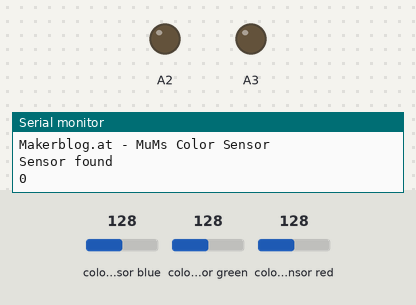
The sketch below on a simulated Arduino Uno, built with avr-gcc and run on an emulated ATmega328P. Parts: output pins drawn as LEDs (lit = HIGH), the last lines printed to the serial monitor. Inputs (shaded band) come from the test bench; at power-on: colour sensor blue 128, colour sensor red 128, colour sensor green 128.

Above: at 1.2 s.
1.3 s: colour sensor blue set to 131
At 2.0 s:
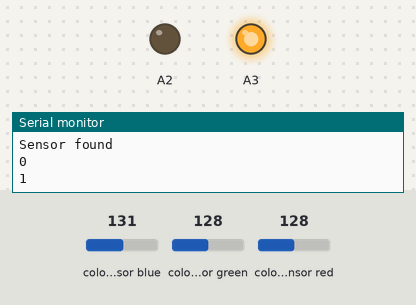
2.8 s: colour sensor red set to 135
At 3.6 s:
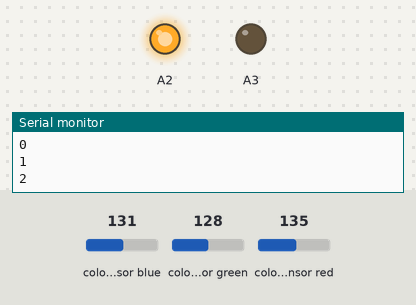
4.3 s: colour sensor blue set to 140
At 5.3 s:
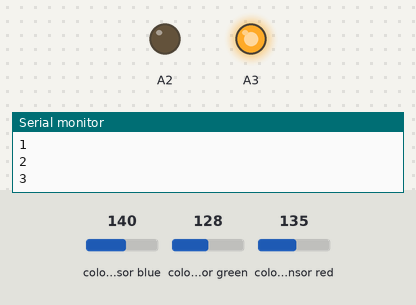
5.8 s: colour sensor blue set to 5
At 7.1 s:
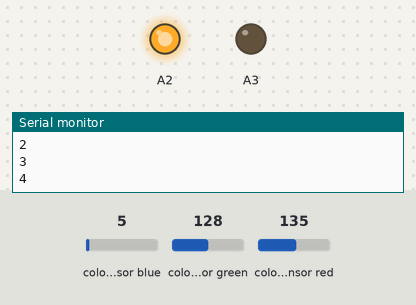
Timing chart, 0 to 8.3 s (numbered marks = the images above; inputs shaded):
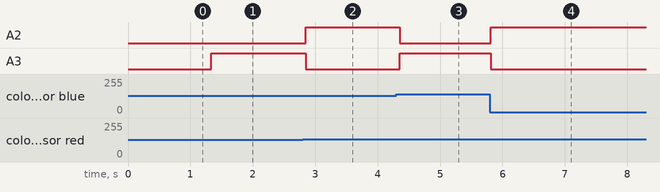

Measured:
- the behaviour switches between 128 and 129 on colour sensor blue (found by bisection; images 0 and 1)
- the behaviour switches between 131 and 132 on colour sensor red (found by bisection; images 1 and 2)
- the behaviour switches between 135 and 136 on colour sensor blue (found by bisection; images 2 and 3)
- after the input at 1.3 s, A3: LOW → HIGH at once
- after the input at 2.8 s, A2: LOW → HIGH at once; A3: HIGH → LOW at once
- after the input at 4.3 s, A2: HIGH → LOW after 0.06 s; A3: LOW → HIGH after 0.06 s
- after the input at 5.8 s, A2: LOW → HIGH at once; A3: HIGH → LOW at once

The sketch:

color_sensor_code.ino
```cpp
// Include libraries

#include <Wire.h>
#include <Adafruit_TCS34725.h>


// Initialize Color Sensor object
// See parameters: https://learn.adafruit.com/adafruit-color-sensors/program-it
Adafruit_TCS34725 tcs = Adafruit_TCS34725(TCS34725_INTEGRATIONTIME_2_4MS, TCS34725_GAIN_60X);


char col, currentCol, prevCol = 'g';
int colCount = -1;

// setup() is executed once when the Arduino starts
void setup() {

  pinMode(A2, OUTPUT);
  pinMode(A3, OUTPUT);

  // Serial communication to output the value in the serial monitor
  Serial.begin(9600);
  Serial.println("Makerblog.at - MuMs Color Sensor");

  // Check whether Color Sensor also reports back
  if (tcs.begin()) {
    // Everything OK
    Serial.println("Sensor found");
  } else {
    // No sensor found. Freeze program at this point
    Serial.println("TCS34725 not found... process stopped!");
    while (1)
      ;  // Stop!
  }
}

// loop() repeats as long as the Arduino is running
void loop() {

  // The sensor returns values for R, G, B, and a clear value
  uint16_t clearcol, red, green, blue;
  float average, r, g, b;
  delay(10);  // Color measurement takes c. 50ms
  tcs.getRawData(&red, &green, &blue, &clearcol);

  // My attempt at color determination for
  // the 5 M&M colors red, green, blue, orange, and yellow

  // Find the average of RGB
  average = (red + green + blue) / 3;
  // Color values by average,
  // all values now move around 1
  r = red / average;
  g = green / average;
  b = blue / average;


  if (r > g && r > b) {
    currentCol = 'r';
    analogWrite(A2, 168);
    analogWrite(A3, 0);
  }
  if (b > r && b > g) {
    currentCol = 'b';
    analogWrite(A2, 0);
    analogWrite(A3, 168);
  }
  if (g > r && g > b) {
    currentCol = 'g';
    analogWrite(A2, 0);
    analogWrite(A3, 0);
  }

  if (currentCol != prevCol) {
    colCount++;
    prevCol = currentCol;
    Serial.println(colCount);
  }
}
```
